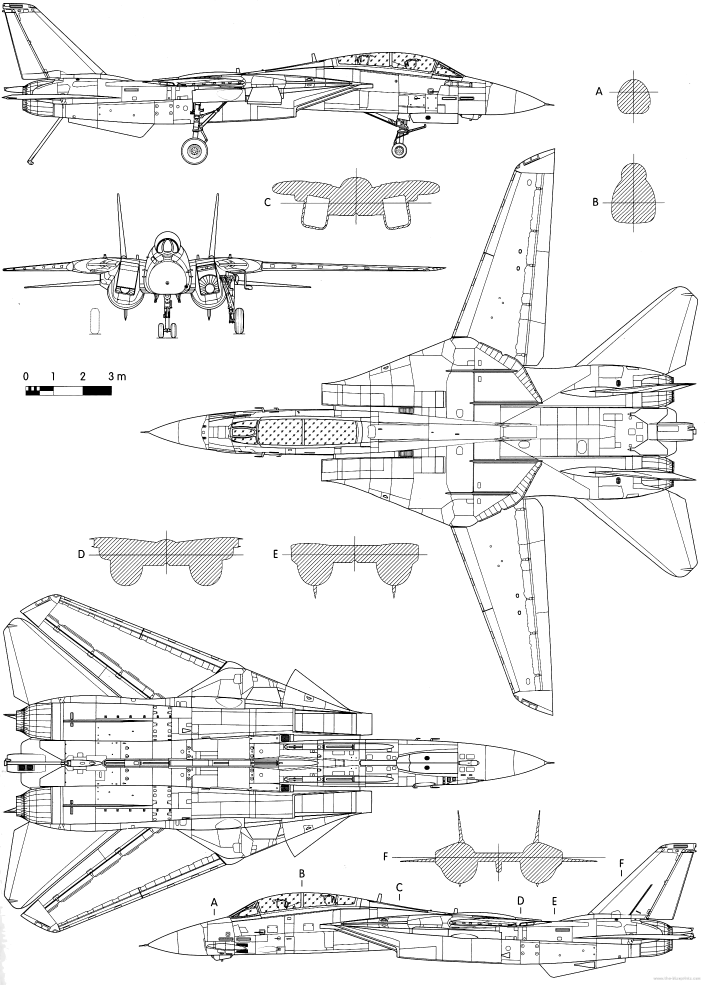
#> input picture references/UPC_Figure3_15_source_exact.png, 2113 x 2953 px (shown at 1/3 size)
$ python recover_C_inner_inlet_joins.py
#> lines starting #> are read from the running program, lines starting #| are printed output that depends on the picture
"""Kurze aeussere Einlaufanschluesse unter dem zentralen Rumpfboden."""
from pathlib import Path
from PIL import Image,ImageDraw
import numpy as np,json,hashlib
O=Path(__file__).parent;R=O.parents[1];src=R/'references/UPC_Figure3_15_source_exact.png';im=Image.open(src).convert('RGB');a=np.array(im.convert('L'));cases=[]
#> further down, im is the input picture: PIL image 2113x2953 RGB; min 0, max 255, mean 239.5
for t in [96,128,160]:
 segs=[]
 for lo,hi,side in [(978,1000,'max'),(1135,1156,'min')]:
  seg=[]
  for y in range(646,651):
   xs=np.where(a[y,lo:hi]<t)[0]+lo;assert len(xs)>0
   x=int(xs.max() if side=='max' else xs.min());assert lo<x<hi-1;seg.append([x,y])
  segs.append(seg)
 cases.append(dict(threshold=t,segments_pixel=segs))
#> after the loop, cases = 3 items
j=dict(status='C_INNERE_EINLAUFANSCHLUESSE_RASTER',source_sha256=hashlib.sha256(src.read_bytes()).hexdigest(),cases=cases,method='Zeilen646..650: aeussere rechte Kante des linken Einlaufs und aeussere linke Kante des rechten Einlaufs. Ab646 ist der zentrale horizontale Bodenstrich nicht mehr im ROI durchgehend.',limits=['Nur5Rasterpunkte je Anschluss; Strichaussenkante, keine Strichmitte.','Keine automatische Verbindung, keine Achsenbruecke oder metrisch verifizierte Originalhaut.'],production_release=False)
#> j = 6 items
(O/'C_inner_inlet_joins.json').write_text(json.dumps(j,ensure_ascii=False,indent=2),encoding='utf-8')
crop=im.crop((960,625,1170,670)).resize((1260,270));dr=ImageDraw.Draw(crop)
#> after `crop = im.crop((960, 625, 1170, 670)).resize((1260, 270))`:
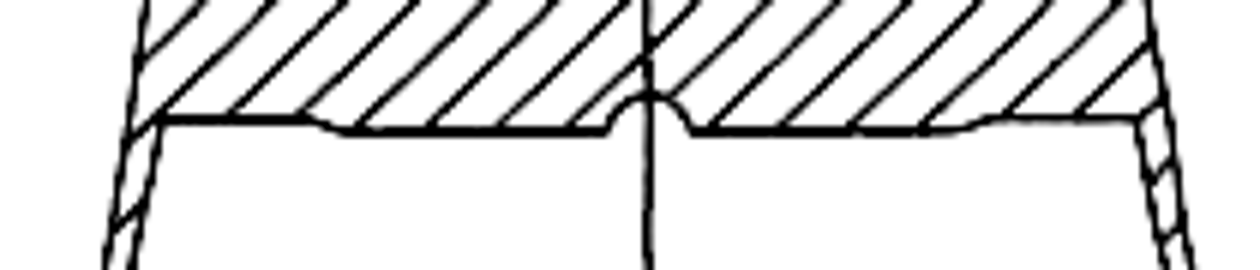
#> crop: PIL image 1260x270 RGB; min 0, max 255, mean 222.8
for s in cases[1]['segments_pixel']:dr.line([((x-960)*6,(y-625)*6) for x,y in s],fill='red',width=2)
#> this loop made 2 passes
#> s on pass 1: [[987, 646], [986, 647], [986, 648], [986, 649], [986, 650]]
crop.save(O/'C_inner_inlet_joins_overlay.png');print(cases)
#> (printed output is left out)
